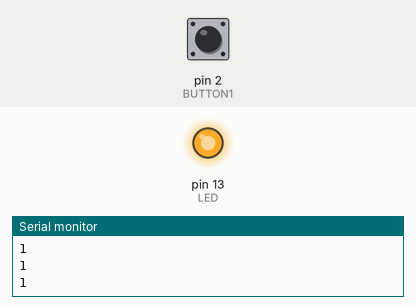
Bench run of a sketch on a simulated Arduino Uno, built with avr-gcc and run on an emulated ATmega328P. Parts: output pins drawn as LEDs (lit = HIGH), the last lines printed to the serial monitor. Dashed ring = blinking. Inputs (shaded band) come from the test bench; at power-on: pin 2 (BUTTON1) HIGH.

Above: at 1.2 s.
1.3 s: pin 2 (BUTTON1) pulled LOW for 0.15 s
At 3.3 s:
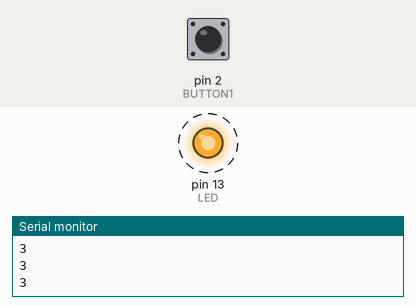
Timing chart, 0 to 10.0 s (numbered marks = the images above; inputs shaded):
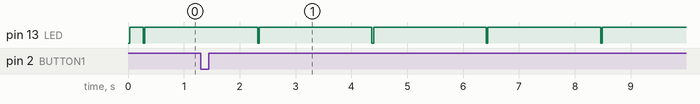

The sketch:

buttons_serial.ino
```cpp
int BUTTON1 = 2;
int BUTTON2 = 3;

int buttonState1 = 0;
int buttonState2 = 0;

unsigned long buttonMillis1 = 0;
unsigned long buttonMillis2 = 0;

unsigned long buttonDelay = 100;
int buttonCount = 0;

int LED = 13;

void setup() {
  pinMode( LED, OUTPUT );
  digitalWrite( LED, LOW );
  Serial.begin( 9600 );
  Serial.println( "ready..." );
//  digitalWrite( LED, HIGH );
  pinMode( BUTTON1, INPUT_PULLUP );
  pinMode( BUTTON2, INPUT_PULLUP );
  buttonMillis1 = millis();
  buttonMillis2 = millis();
}

void loop() {
//  Serial.print( 1 - digitalRead( BUTTON1 ));
//  Serial.print( 1 - digitalRead( BUTTON2 ));
//  Serial.println();

  int b1 = 1 - digitalRead( BUTTON1 );
  if( b1 != buttonState1  &&  millis() > buttonMillis1 + buttonDelay ) {
    buttonState1 = b1;
    buttonMillis1 = millis();
    buttonCount++;
    Serial.print( buttonCount );
    Serial.print( ":jeden" );
    Serial.print( b1 );
    Serial.print( "@" );
    Serial.print( millis());
    Serial.println();
  }

//  Serial.print( "tick" );
//  Serial.println( millis() );

  int s = Serial;
  int l = ((((int) millis()) >> 4) & 111) == 0;
//  digitalWrite( LED, ((((int) millis()) >> 4) & 111) == 0  s );
  Serial.println( (((int) millis()) >> 10) & 7 );
  digitalWrite( LED, (s+l) == 1 );
  delay( 30 );
}
```

Measured:
- by itself, pin 13 (LED): alternates HIGH for 2.0 s and LOW for 0.03 s
